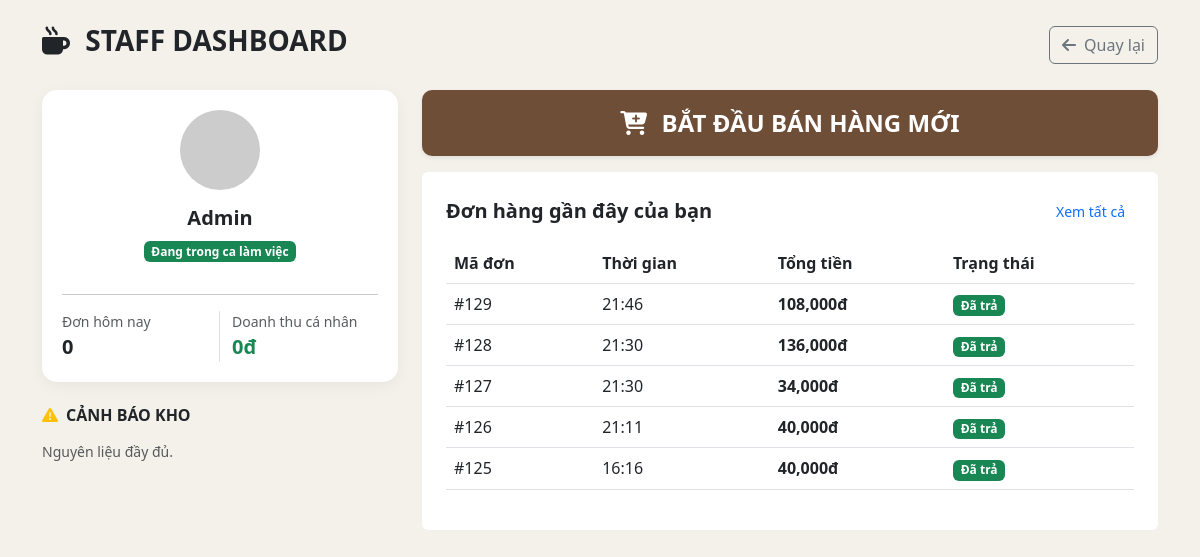
Page /pos/index.php (signed in) on the earlier database version.
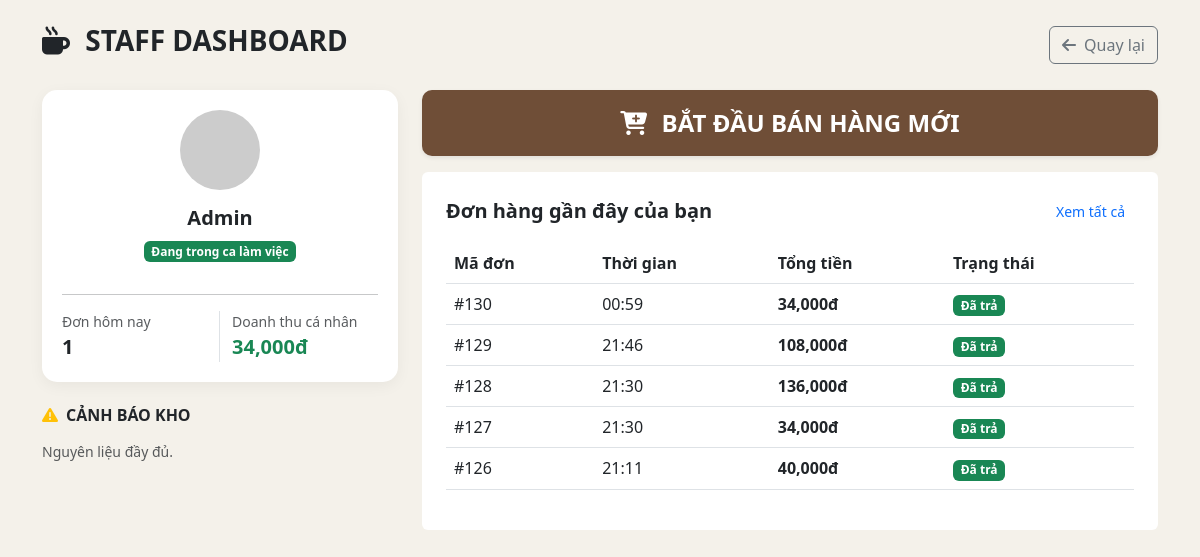
Same page on the later database version.
### tables this page shows
CREATE TABLE `orders` (
  `id` int(11) NOT NULL,
  `user_id` int(11) NOT NULL DEFAULT 1,
  `order_date` datetime NOT NULL DEFAULT current_timestamp(),
  `total_price` int(11) NOT NULL,
  `payment_method` varchar(50) DEFAULT 'cash' COMMENT 'cash hoặc transfer',
  `status` varchar(255) NOT NULL DEFAULT 'not_paid',
  `session_id` int(11) DEFAULT NULL,
  `voucher_code` varchar(50) DEFAULT NULL,
  `discount_percent` decimal(5,2) DEFAULT 0.00,
  `final_amount` decimal(10,2) DEFAULT 0.00
);

### pos/index.php (the view, shortened to what this page needs)
<?php
global $mysqli;
$user_id = $_SESSION['user_id'];
$fullname = $_SESSION['fullname'];
$today = date('Y-m-d');
$stats_query = "SELECT COUNT(id) as total_orders, SUM(total_price) as total_revenue
                FROM orders
                WHERE user_id = $user_id AND DATE(order_date) = '$today' AND status = 'paid'";
$stats_result = $mysqli->query($stats_query);
$stats = $stats_result->fetch_assoc();
$low_stock_query = "SELECT name, quantity, unit FROM ingredients WHERE quantity <= min_quantity LIMIT 5";
$low_stock_result = $mysqli->query($low_stock_query);
?>
<!DOCTYPE html>
<html lang="vi">
<head>
    <link href="https://cdn.jsdelivr.net/npm/bootstrap@5.3.0/dist/css/bootstrap.min.css" rel="stylesheet">
    <link rel="stylesheet" href="https://cdnjs.cloudflare.com/ajax/libs/font-awesome/6.4.0/css/all.min.css">
</head>
<body>
<div class="container py-4">
    <div class="d-flex justify-content-between align-items-center mb-4">
        <h3 class="fw-bold text-brown"><i class="fa-solid fa-mug-hot me-2"></i> STAFF DASHBOARD</h3>
        <a href="../index.php" class="btn btn-outline-secondary"><i class="fa-solid fa-arrow-left me-2"></i>Quay lại</a>
    </div>
    <div class="row g-4">
        <div class="col-lg-4">
            <div class="sidebar-user mb-4 text-center">
                <img src="https://ui-avatars.com/api/?name=<?= urlencode($fullname) ?>&background=6f4e37&color=fff" class="rounded-circle mb-3" width="80">
                <h5 class="fw-bold"><?= $fullname ?></h5>
                <span class="badge bg-success mb-3">Đang trong ca làm việc</span>
                <hr>
                <div class="row text-start mt-3">
                    <div class="col-6 border-end">
                        <small class="text-muted d-block">Đơn hôm nay</small>
                        <span class="fw-bold fs-5"><?= $stats['total_orders'] ?? 0 ?></span>
                    </div>
                    <div class="col-6">
                        <small class="text-muted d-block">Doanh thu cá nhân</small>
                        <span class="fw-bold fs-5 text-success"><?= number_format($stats['total_revenue'] ?? 0) ?>đ</span>
                    </div>
                </div>
            </div>
            <h6 class="fw-bold mb-3"><i class="fa-solid fa-triangle-exclamation text-warning me-2"></i>CẢNH BÁO KHO</h6>
            <?php if ($low_stock_result->num_rows > 0): ?>
                <?php while($item = $low_stock_result->fetch_assoc()): ?>
                    <div class="alert alert-stock p-2 mb-2 shadow-sm">
                        <small class="d-block fw-bold"><?= $item['name'] ?></small>
                        <small class="text-danger">Còn lại: <?= $item['quantity'] ?> <?= $item['unit'] ?></small>
                    </div>
                <?php endwhile; ?>
            <?php else: ?>
                <p class="text-muted small">Nguyên liệu đầy đủ.</p>
            <?php endif; ?>
        </div>
        <div class="col-lg-8">
            <div class="row g-3">
                <div class="col-md-12">
                    <a href="menu.php" class="btn-main fs-4 shadow-sm">
                        <i class="fa-solid fa-cart-plus me-2"></i> BẮT ĐẦU BÁN HÀNG MỚI
                    </a>
                </div>
                <div class="col-md-12">
                    <div class="card stat-card p-4">
                        <div class="d-flex justify-content-between align-items-center mb-3">
                            <h5 class="fw-bold mb-0">Đơn hàng gần đây của bạn</h5>
<a href="history.php" class="btn btn-sm btn-link text-decoration-none">Xem tất cả</a>
                        </div>
                        <div class="table-responsive">
                            <table class="table table-hover">
                                <thead>
                                    <tr>
                                        <th>Mã đơn</th>
                                        <th>Thời gian</th>
                                        <th>Tổng tiền</th>
                                        <th>Trạng thái</th>
                                    </tr>
                                </thead>
                                <tbody>
                                    <?php
$recent_orders = $mysqli->query("SELECT id, order_date, total_price, status
                                FROM orders WHERE user_id = $user_id
                                ORDER BY order_date DESC LIMIT 5");
while($row = $recent_orders->fetch_assoc()):
?>
<tr>
    <td>#<?= $row['id'] ?></td>
    <td><?= date('H:i', strtotime($row['order_date'])) ?></td>
    <td class="fw-bold"><?= number_format($row['total_price']) ?>đ</td>
    <td>
        <?php if ($row['status'] == 'paid'): ?>
<span class="badge bg-success">Đã trả</span>
        <?php elseif ($row['status'] == 'canceled'): ?>
<span class="badge bg-danger">Đã hủy</span>
        <?php else: ?>
<span class="badge bg-warning text-dark">Đang xử lý</span>
        <?php endif; ?>
    </td>
</tr>
<?php endwhile; ?>
                                </tbody>
                            </table>
                        </div>
                    </div>
                </div>
            </div>
        </div>
    </div>
</div>
</body>
</html>

### pos/index.php (style rules this page uses)
:root { --coffee-dark: #6f4e37; --coffee-light: #f4f1ea; }
body { background-color: var(--coffee-light); font-family: 'Segoe UI', Tahoma, Geneva, Verdana, sans-serif; }
.sidebar-user { background: white; border-radius: 15px; padding: 20px; box-shadow: 0 4px 15px rgba(0,0,0,0.05); }
.stat-card { border: none; border-radius: 15 shadow: 0 4px 10px rgba(0,0,0,0.05); transition: 0.3s; }
.btn-main { background: var(--coffee-dark); color: white; border-radius: 10px; padding: 15px; font-weight: bold; border: none; width: 100%; transition: 0.3s; text-decoration: none; display: block; text-align: center; }

Differences in the rows shown:
no longer on this page (row unchanged): orders: id "125", order_date "16:16", total_price "40,000", status "Đã trả"
added orders: id "130", order_date "00:59", total_price "34,000", status "Đã trả"
Other differences:
$stats['total_orders']: "0" → "1"
$stats['total_revenue']: "0" → "34,000"
